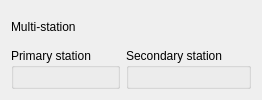
<?xml version="1.0" encoding="UTF-8"?>
<ui version="4.0">
 <class>QtMultiStationPage</class>
 <widget class="QWidget" name="QtMultiStationPage">
  <layout class="QVBoxLayout" name="rootLayout">
   <item>
    <widget class="QLabel" name="headerLabel">
     <property name="text">
      <string>Multi-station</string>
     </property>
    </widget>
   </item>
   <item>
    <layout class="QHBoxLayout" name="stationsLayout">
     <item>
      <widget class="QGroupBox" name="primaryBox">
       <property name="title">
        <string>Primary station</string>
       </property>
       <layout class="QVBoxLayout" name="primaryLayout"/>
      </widget>
     </item>
     <item>
      <widget class="QGroupBox" name="secondaryBox">
       <property name="title">
        <string>Secondary station</string>
       </property>
       <layout class="QVBoxLayout" name="secondaryLayout"/>
      </widget>
     </item>
    </layout>
   </item>
  </layout>
 </widget>
 <resources/>
 <connections/>
</ui>
